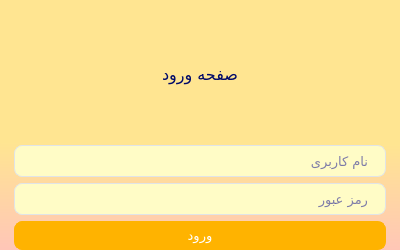
<?xml version="1.0" encoding="UTF-8"?>
<ui version="4.0">
 <class>Login</class>
 <widget class="QMainWindow" name="Login">
  <property name="geometry">
   <rect>
    <x>0</x>
    <y>0</y>
    <width>400</width>
    <height>250</height>
   </rect>
  </property>
  <property name="windowTitle">
   <string>صفحه ورود</string>
  </property>
  <property name="layoutDirection">
   <enum>Qt::RightToLeft</enum>
  </property>
  <property name="styleSheet">
   <string notr="true">QMainWindow{
background-color:qlineargradient(spread:pad, x1:0.528, y1:0, x2:0.518, y2:1, stop:0.572139 rgba(255, 229, 145, 255), stop:1 rgba(255, 198, 183, 255));
}

QWidget {
  background-color:;
  font-family: IRANYekanXFaNum;
  color:darkblue;
  
}
QLabel {
  font-family: IRANYekanXFaNum ExtraBold;
  color: rgb(0, 9, 105);
  font-weight: 600;
  font: 12pt ;

}
QLabel#heading {
  color: #0f1925;
  font-size: 18px;
  margin-bottom: 10px;
}

QLabel#subheading {
  color: #0f1925;
  font-size: 12px;
  font-weight: normal;
  margin-bottom: 10px;
}
QTabWidget {
    color:rgb(0,0,0);
    background-color:#000000;
}
QTabWidget::pane {
    border-color: #050a0e;
    background-color: #e0e0e0;
    border-width: 1px;
    border-radius: 4px;
    position: absolute;
    top: -0.5em;
    padding-top: 0.5em;
}

QTabWidget::tab-bar {
    alignment: center;
}

QTabBar::tab {
    border-bottom: 1px solid #c0c0c0;
    padding: 3px;
    color: #272727;
    background-color: #fefefc;
    margin-left:0px;
}
QTabBar::tab:!last {
    border-right: 1px solid;
    border-right-color: #c0c0c0;
    border-bottom-color: #c0c0c0;
}
QTabBar::tab:first {
    border-top-left-radius: 10px;
    border-bottom-left-radius: 10px;
}
QTabBar::tab:last {
    border-top-right-radius: 10px;
    border-bottom-right-radius: 10px;
}
QTabBar::tab:selected, QTabBar::tab:last:selected, QTabBar::tab:hover {
    color: #FFFFFF;
    background-color: qlineargradient(spread:pad, x1:0.5, y1:0, x2:0.5, y2:1, stop:0 #84afe5, stop:1 #1168e4);
}
QLineEdit {
  border-radius: 8px;
  border: 1px solid #e0e4e7;
  padding: 5px 15px;
  background-color: rgb(255, 252, 198);
  font: 10pt ;
}

QLineEdit:focus {
  border: 1px solid rgb(255, 179, 0);
}

QTextEdit::placeholder {
  color: #fff;
}
QTextEdit {
  border-radius: 8px;
  border: 1px solid #e0e4e7;
  padding: 5px 15px;
  background-color: rgb(255, 252, 198);
  font: 12pt ;
}

QTextEdit:focus {
  border: 1px solid #d0e3ff;
}

QTextEdit::placeholder {
  color: #fff;
}
QSpinBox {
  border-radius: 8px;
  border: 1px solid #e0e4e7;
  padding: 5px 15px;
  background-color: rgb(255, 252, 198)
}

QSpinBox:focus {
  border: 1px solid #d0e3ff;
}

QTimeEdit {
  border-radius: 8px;
  border: 1px solid #e0e4e7;
  padding: 5px 15px;
  background-color: rgb(255, 252, 198)
}

QTimeEdit:focus {
  border: 1px solid #d0e3ff;
}


QComboBox{
  background-color: rgb(255, 252, 198);
}
 QGroupBox{
  font: 10pt ;
}

QComboBox {
   border-radius: 8px;
   border: 1px solid #e0e4e7;
   padding: 2px 10px;
   background-color: rgb(255, 252, 198);
   min-width: 6em;
   color: rgb(0, 9, 105);
   font: 10pt ;
   margin-top: 1.5px;
   margin-bottom: 1.5px;

}
QComboBox::drop-down {
	subcontrol-origin: padding;
	subcontrol-position: top right;
	width: 36px;
	
	border-top-right-radius: 3px;
	border-bottom-right-radius: 3px;
}

QComboBox::drop-down:button{
	background-color:rgb(255, 252, 198) ;
	width: 25px;
}

QComboBox::down-arrow {
    image: url(/root/Documents/python/icon2.png);
    width: 15px;
    height: 13px;
	padding: 1px;
}

QComboBox::down-arrow:disabled {
	background-color: #CCC;
}

 QCheckBox{
    color: #272727;
}
QCheckBox {
    padding: 2px;
}
QCheckBox:disabled, QRadioButton:disabled {
    color: #808086;
    padding: 2px;
}

QCheckBox:hover {
    border-radius:4px;
    border-style:solid;
    padding-left: 1px;
    padding-right: 1px;
    padding-bottom: 1px;
    padding-top: 1px;
    border-width:1px;
    border-color: transparent;
}
QCheckBox::indicator:checked {
    image: url(./QSS_IMG/object-select-symbolic.symbolic.png);
    height: 15px;
    width: 15px;
    border-style:solid;
    border-width: 1px;
    border-color: #48a5fd;
    color: #ffffff;
    border-radius: 3px;
    background-color: qlineargradient(spread:pad, x1:0, y1:0, x2:0, y2:1, stop:0 #48a5fd, stop:0.5 #329cfb, stop:1 #48a5fd);
}
QCheckBox::indicator:unchecked {
    
    height: 15px;
    width: 15px;
    border-style:solid;
    border-width: 1px;
    border-color: #48a5fd;
    border-radius: 3px;
    background-color: #fbfdfa;
}


QMenu:hover{
  background-color: #0b5ed7;
  border: 3px solid #9ac3fe;
}

QMenu:pressed{
  background-color: rgb(255, 255, 205);
  border-color:white;
  font-weight: 600;
  border-radius: 8px;
  border: 3px solid rgb(53, 132, 228);
  padding: 5px 15px;
  margin-top: 0px;
  outline: 0px;
  color:rgb(0, 63, 184);
}

QLineEdit:focus, QTextEdit:focus, QPlainTextEdit:focus, QSpinBox:focus, QDoubleSpinBox:focus, QTimeEdit:focus, QDateEdit:focus, QDateTimeEdit:focus {
    border-width: 2px;
    border-radius: 8px;
    border-style: solid;
    border-color:rgb(255, 179, 0);
    background-color: rgb(255, 255, 231);
}
QLineEdit:disabled, QTextEdit:disabled, QPlainTextEdit:disabled, QSpinBox:disabled, QDoubleSpinBox:disabled, QTimeEdit:disabled, QDateEdit:disabled, QDateTimeEdit:disabled {
    color: #b9b9b9;
}
QCommandLinkButton{
    font-family: IRANYekanXFaNum ExtraBold;
	background-color: ;

}
</string>
  </property>
  <widget class="QWidget" name="centralwidget">
   <property name="styleSheet">
    <string notr="true"/>
   </property>
   <layout class="QGridLayout" name="gridLayout_2">
    <property name="leftMargin">
     <number>14</number>
    </property>
    <property name="rightMargin">
     <number>14</number>
    </property>
    <property name="bottomMargin">
     <number>0</number>
    </property>
    <item row="0" column="0">
     <layout class="QGridLayout" name="gl_login">
      <property name="leftMargin">
       <number>0</number>
      </property>
      <property name="topMargin">
       <number>0</number>
      </property>
      <property name="rightMargin">
       <number>0</number>
      </property>
      <property name="bottomMargin">
       <number>0</number>
      </property>
      <item row="2" column="0" colspan="2">
       <widget class="QLineEdit" name="txt_username">
        <property name="font">
         <font>
          <family>IRANYekanXFaNum</family>
          <pointsize>10</pointsize>
          <weight>50</weight>
          <italic>false</italic>
          <bold>false</bold>
          <kerning>false</kerning>
         </font>
        </property>
        <property name="placeholderText">
         <string>نام کاربری</string>
        </property>
       </widget>
      </item>
      <item row="1" column="0" colspan="2">
       <widget class="QLabel" name="lbl_login">
        <property name="font">
         <font>
          <family>IRANYekanXFaNum ExtraBold</family>
          <pointsize>12</pointsize>
          <weight>50</weight>
          <italic>false</italic>
          <bold>false</bold>
          <kerning>false</kerning>
         </font>
        </property>
        <property name="text">
         <string>صفحه ورود</string>
        </property>
        <property name="textFormat">
         <enum>Qt::PlainText</enum>
        </property>
        <property name="alignment">
         <set>Qt::AlignCenter</set>
        </property>
       </widget>
      </item>
      <item row="3" column="0" colspan="2">
       <widget class="QLineEdit" name="txt_password">
        <property name="font">
         <font>
          <family>IRANYekanXFaNum</family>
          <pointsize>10</pointsize>
          <weight>50</weight>
          <italic>false</italic>
          <bold>false</bold>
          <kerning>false</kerning>
         </font>
        </property>
        <property name="echoMode">
         <enum>QLineEdit::Password</enum>
        </property>
        <property name="placeholderText">
         <string>رمز عبور</string>
        </property>
       </widget>
      </item>
      <item row="4" column="0" colspan="2">
       <widget class="QPushButton" name="btn_sendlogin">
        <property name="font">
         <font>
          <family>IRANYekanXFaNum</family>
          <pointsize>10</pointsize>
          <weight>50</weight>
          <italic>false</italic>
          <bold>false</bold>
          <kerning>false</kerning>
         </font>
        </property>
        <property name="styleSheet">
         <string notr="true">QPushButton {
  background-color: rgb(255, 179, 0);
  color: #fff;
  font-weight: 600;
  border-radius: 8px;
  border: 1px solid rgb(255, 179, 0);
  padding: 5px 15px;
  margin-top: 0px;
  margin-bottom: 0px;
  outline: 0px;
  font: 10pt ;
}

QPushButton:hover{
  background-color: rgb(236, 118, 0);
}

QPushButton:pressed{
  background-color: rgb(255, 227, 82);
  border-color:;
  font-weight: 600;
  border-radius: 8px;
  border: 3px solid rgb(255, 170, 0);
  padding: 5px 15px;
  margin-top: 0px;
  outline: 0px;
  color: rgb(255, 170, 0);
}</string>
        </property>
        <property name="text">
         <string>ورود</string>
        </property>
       </widget>
      </item>
     </layout>
    </item>
   </layout>
  </widget>
 </widget>
 <tabstops>
  <tabstop>txt_username</tabstop>
  <tabstop>txt_password</tabstop>
  <tabstop>btn_sendlogin</tabstop>
 </tabstops>
 <resources/>
 <connections/>
</ui>
